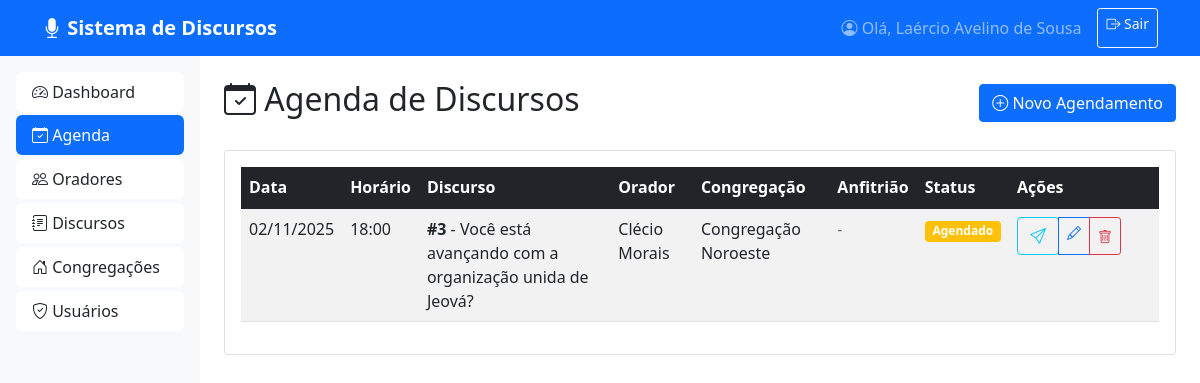
The app's page /agenda (signed in) with its own data.
### app.py (models this page shows)
class User(UserMixin, db.Model):
    id = db.Column(db.Integer, primary_key=True)
    username = db.Column(db.String(80), unique=True, nullable=False)
    password = db.Column(db.String(120), nullable=False)
    nome = db.Column(db.String(100), nullable=False)
    congregacao_id = db.Column(db.Integer, db.ForeignKey('congregacao.id'))
    ativo = db.Column(db.Boolean, default=True)

class AgendaDiscurso(db.Model):
    id = db.Column(db.Integer, primary_key=True)
    data_discurso = db.Column(db.Date, nullable=False)
    horario = db.Column(db.String(10), nullable=False)
    discurso_id = db.Column(db.Integer, db.ForeignKey('discurso.id'), nullable=False)
    orador_id = db.Column(db.Integer, db.ForeignKey('orador.id'), nullable=False)
    congregacao_id = db.Column(db.Integer, db.ForeignKey('congregacao.id'), nullable=False)
    anfitriao_id = db.Column(db.Integer, db.ForeignKey('orador.id'))
    realizado = db.Column(db.Boolean, default=False)
    observacoes = db.Column(db.Text)
    discurso = db.relationship('Discurso', foreign_keys=[discurso_id])
    orador = db.relationship('Orador', foreign_keys=[orador_id])
    congregacao = db.relationship('Congregacao', foreign_keys=[congregacao_id])
    anfitriao = db.relationship('Orador', foreign_keys=[anfitriao_id])

class Discurso(db.Model):
    id = db.Column(db.Integer, primary_key=True)
    numero = db.Column(db.Integer, nullable=False)
    titulo = db.Column(db.String(200), nullable=False)
    tema = db.Column(db.String(200), default="Tema a definir")
    descricao = db.Column(db.Text)
    duracao = db.Column(db.Integer, default=30)
    bloqueado = db.Column(db.Boolean, default=False)
    ativo = db.Column(db.Boolean, default=True)

class Orador(db.Model):
    id = db.Column(db.Integer, primary_key=True)
    nome = db.Column(db.String(100), nullable=False)
    congregacao_id = db.Column(db.Integer, db.ForeignKey('congregacao.id'), nullable=False)
    anfitriao = db.Column(db.Boolean, default=False)
    telefone = db.Column(db.String(20))
    email = db.Column(db.String(100))
    aprovado = db.Column(db.Boolean, default=True)
    ativo = db.Column(db.Boolean, default=True)

class Congregacao(db.Model):
    id = db.Column(db.Integer, primary_key=True)
    nome = db.Column(db.String(100), nullable=False)
    localidade = db.Column(db.String(100), nullable=False)
    ativo = db.Column(db.Boolean, default=True)
    usuarios = db.relationship('User', backref='congregacao', lazy=True)
    oradores = db.relationship('Orador', backref='congregacao', lazy=True)

### app.py (the view)
@app.route('/agenda')
@login_required
def listar_agenda():
    agenda = AgendaDiscurso.query.order_by(AgendaDiscurso.data_discurso).all()
    return render_template('agenda/listar.html', agenda=agenda, today=date.today())

### app.py (called while the page is built)
@login_manager.user_loader
def load_user(user_id):
    return User.query.get(int(user_id))

### templates/agenda/listar.html (shortened to what this page needs)
{% extends "base.html" %}
{% block content %}
<div class="d-flex justify-content-between align-items-center mb-4">
    <h2><i class="bi bi-calendar-check"></i> Agenda de Discursos</h2>
    <a href="{{ url_for('novo_agendamento') }}" class="btn btn-primary">
        <i class="bi bi-plus-circle"></i> Novo Agendamento
    </a>
</div>
<div class="card">
    <div class="card-body">
        {% if agenda %}
            <div class="table-responsive">
                <table class="table table-striped table-hover">
                    <thead class="table-dark">
                        <tr>
                            <th>Data</th>
                            <th>Horário</th>
                            <th>Discurso</th>
                            <th>Orador</th>
                            <th>Congregação</th>
                            <th>Anfitrião</th>
                            <th>Status</th>
                            <th width="150">Ações</th>
                        </tr>
                    </thead>
                    <tbody>
                        {% for item in agenda %}
                        <tr>
                            <td>{{ item.data_discurso.strftime('%d/%m/%Y') }}</td>
                            <td>{{ item.horario }}</td>
                            <td>
                                <strong>#{{ item.discurso.numero }}</strong> - {{ item.discurso.titulo }}
                            </td>
                            <td>{{ item.orador.nome }}</td>
                            <td>{{ item.congregacao.nome }}</td>
                            <td>
                                {% if item.anfitriao %}
                                    {{ item.anfitriao.nome }}
                                {% else %}
                                    <span class="text-muted">-</span>
                                {% endif %}
                            </td>
                            <td>
                                {% if item.realizado %}
                                    <span class="badge bg-success">Realizado</span>
                                {% else %}
                                    <span class="badge bg-warning">Agendado</span>
                                {% endif %}
                            </td>
                            <td class="table-actions">
                                <div class="btn-group btn-group-sm">
                                    <form action="{{ url_for('enviar_discurso_orador', id=item.id) }}" method="POST" class="d-inline">
                                        <button type="submit" class="btn btn-outline-info" title="Enviar detalhes para o orador">
                                            <i class="bi bi-send"></i>
                                        </button>
                                    </form>
                                    <a href="{{ url_for('editar_agendamento', id=item.id) }}"
                                       class="btn btn-outline-primary" title="Editar agendamento">
                                        <i class="bi bi-pencil"></i>
                                    </a>
                                    {% if item.data_discurso >= today %}
                                    <button type="button" class="btn btn-outline-danger"
                                            data-bs-toggle="modal"
                                            data-bs-target="#modalExcluir{{ item.id }}"
                                            title="Excluir agendamento">
                                        <i class="bi bi-trash"></i>
                                    </button>
                                    {% endif %}
                                </div>
                            </td>
                        </tr>
                        {% endfor %}
                    </tbody>
                </table>
            </div>
        {% endif %}
    </div>
</div>
{% endblock %}

### templates/base.html (shortened to what this page needs)
<!DOCTYPE html>
<html lang="pt-BR">
<head>
    <link href="https://cdn.jsdelivr.net/npm/bootstrap@5.1.3/dist/css/bootstrap.min.css" rel="stylesheet">
    <link rel="stylesheet" href="https://cdn.jsdelivr.net/npm/bootstrap-icons@1.8.0/font/bootstrap-icons.css">
</head>
<body>
    <nav class="navbar navbar-expand-lg navbar-dark bg-primary">
        <div class="container">
            <a class="navbar-brand fw-bold" href="{{ url_for('dashboard') }}">
                <i class="bi bi-mic-fill"></i> Sistema de Discursos
            </a>
            <div class="collapse navbar-collapse" id="navbarNav">
                <div class="navbar-nav ms-auto">
                    <span class="navbar-text me-3">
                        <i class="bi bi-person-circle"></i> Olá, {{ current_user.nome }}
                    </span>
                    <a class="btn btn-outline-light btn-sm" href="{{ url_for('logout') }}">
                        <i class="bi bi-box-arrow-right"></i> Sair
                    </a>
                </div>
            </div>
        </div>
    </nav>
    <div class="container-fluid">
        <div class="row">
            <div class="col-md-3 col-lg-2 sidebar p-3">
                <div class="list-group">
                    <a href="{{ url_for('dashboard') }}"
                       class="list-group-item list-group-item-action {% if request.endpoint == 'dashboard' %}active{% endif %}">
                        <i class="bi bi-speedometer2"></i> Dashboard
                    </a>
                    <a href="{{ url_for('listar_agenda') }}"
                       class="list-group-item list-group-item-action {% if request.endpoint == 'listar_agenda' %}active{% endif %}">
                        <i class="bi bi-calendar-check"></i> Agenda
                    </a>
                    <a href="{{ url_for('listar_oradores') }}"
                       class="list-group-item list-group-item-action {% if request.endpoint in ['listar_oradores', 'novo_orador', 'editar_orador'] %}active{% endif %}">
                        <i class="bi bi-people"></i> Oradores
                    </a>
                    <a href="{{ url_for('listar_discursos') }}"
                       class="list-group-item list-group-item-action {% if request.endpoint in ['listar_discursos', 'novo_discurso', 'editar_discurso', 'importar_discursos'] %}active{% endif %}">
                        <i class="bi bi-journal-text"></i> Discursos
                    </a>
                    <a href="{{ url_for('listar_congregacoes') }}"
                       class="list-group-item list-group-item-action {% if request.endpoint in ['listar_congregacoes', 'nova_congregacao'] %}active{% endif %}">
                        <i class="bi bi-house-door"></i> Congregações
                    </a>
                    <a href="{{ url_for('listar_usuarios') }}"
                       class="list-group-item list-group-item-action {% if request.endpoint in ['listar_usuarios', 'novo_usuario', 'editar_usuario'] %}active{% endif %}">
                        <i class="bi bi-shield-check"></i> Usuários
                    </a>
                </div>
            </div>
            <div class="col-md-9 col-lg-10 p-4">
                {% block content %}{% endblock %}
            </div>
        </div>
    </div>
</body>
</html>

### templates/base.html (style rules this page uses)
.sidebar { min-height: calc(100vh - 56px); background-color: #f8f9fa; }
.sidebar .list-group-item { border: none; border-radius: 0.375rem; margin-bottom: 0.25rem; }
.table-actions { white-space: nowrap; }
.navbar-brand { font-weight: 700; }

### records on screen
User: nome "Laércio Avelino de Sousa"
AgendaDiscurso: data_discurso "02/11/2025", horario "18:00", discurso.numero "3", discurso.titulo "Você está avançando com a organização unida de Jeová?", orador.nome "Clécio Morais", congregacao.nome "Congregação Noroeste", realizado "Agendado"
